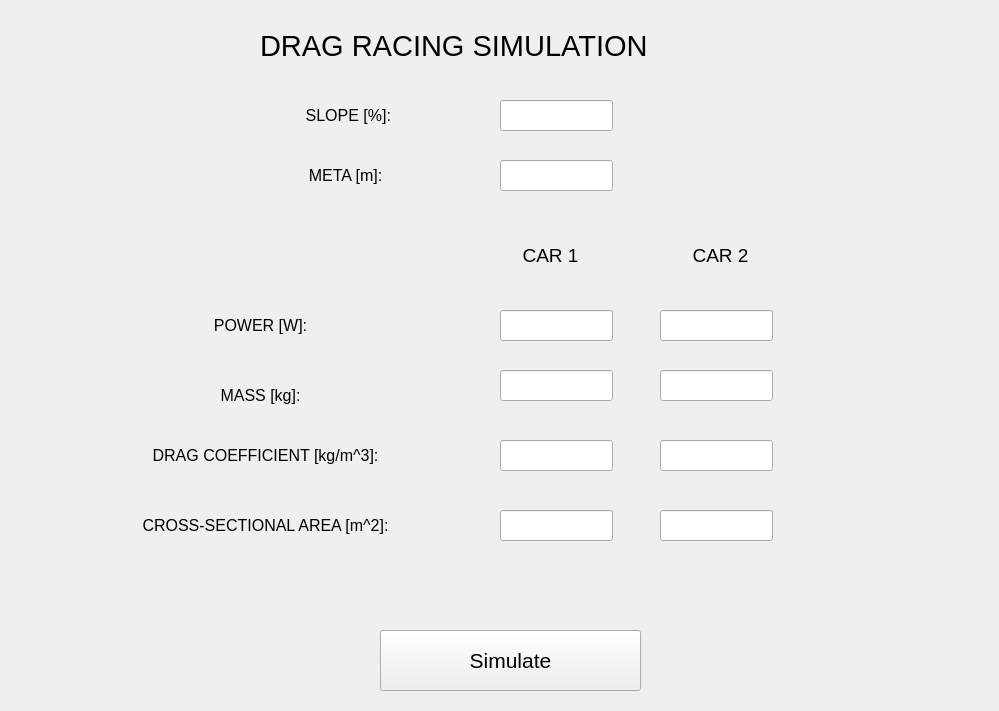
<?xml version="1.0" encoding="UTF-8"?>
<ui version="4.0">
 <class>Form</class>
 <widget class="QWidget" name="Form">
  <property name="geometry">
   <rect>
    <x>0</x>
    <y>0</y>
    <width>999</width>
    <height>711</height>
   </rect>
  </property>
  <property name="windowTitle">
   <string>Form</string>
  </property>
  <widget class="QLabel" name="label">
   <property name="geometry">
    <rect>
     <x>-6</x>
     <y>-5</y>
     <width>1011</width>
     <height>721</height>
    </rect>
   </property>
   <property name="text">
    <string/>
   </property>
   <property name="pixmap">
    <pixmap>image.jpg</pixmap>
   </property>
   <property name="scaledContents">
    <bool>true</bool>
   </property>
   <property name="wordWrap">
    <bool>false</bool>
   </property>
  </widget>
  <widget class="QPushButton" name="simulate">
   <property name="geometry">
    <rect>
     <x>380</x>
     <y>630</y>
     <width>261</width>
     <height>61</height>
    </rect>
   </property>
   <property name="font">
    <font>
     <pointsize>16</pointsize>
    </font>
   </property>
   <property name="text">
    <string>Simulate</string>
   </property>
  </widget>
  <widget class="QLabel" name="label_2">
   <property name="geometry">
    <rect>
     <x>260</x>
     <y>20</y>
     <width>491</width>
     <height>51</height>
    </rect>
   </property>
   <property name="font">
    <font>
     <pointsize>22</pointsize>
    </font>
   </property>
   <property name="text">
    <string>DRAG RACING SIMULATION</string>
   </property>
  </widget>
  <widget class="QLabel" name="label_3">
   <property name="geometry">
    <rect>
     <x>680</x>
     <y>240</y>
     <width>81</width>
     <height>31</height>
    </rect>
   </property>
   <property name="font">
    <font>
     <pointsize>14</pointsize>
    </font>
   </property>
   <property name="layoutDirection">
    <enum>Qt::LeftToRight</enum>
   </property>
   <property name="autoFillBackground">
    <bool>true</bool>
   </property>
   <property name="text">
    <string>CAR 2</string>
   </property>
   <property name="alignment">
    <set>Qt::AlignCenter</set>
   </property>
  </widget>
  <widget class="QLabel" name="label_4">
   <property name="geometry">
    <rect>
     <x>510</x>
     <y>240</y>
     <width>81</width>
     <height>31</height>
    </rect>
   </property>
   <property name="font">
    <font>
     <pointsize>14</pointsize>
    </font>
   </property>
   <property name="layoutDirection">
    <enum>Qt::LeftToRight</enum>
   </property>
   <property name="autoFillBackground">
    <bool>true</bool>
   </property>
   <property name="text">
    <string>CAR 1</string>
   </property>
   <property name="alignment">
    <set>Qt::AlignCenter</set>
   </property>
  </widget>
  <widget class="QLabel" name="label_5">
   <property name="geometry">
    <rect>
     <x>290</x>
     <y>100</y>
     <width>121</width>
     <height>31</height>
    </rect>
   </property>
   <property name="font">
    <font>
     <pointsize>12</pointsize>
    </font>
   </property>
   <property name="layoutDirection">
    <enum>Qt::LeftToRight</enum>
   </property>
   <property name="autoFillBackground">
    <bool>true</bool>
   </property>
   <property name="text">
    <string>SLOPE [%]: </string>
   </property>
   <property name="alignment">
    <set>Qt::AlignCenter</set>
   </property>
  </widget>
  <widget class="QLabel" name="label_6">
   <property name="geometry">
    <rect>
     <x>200</x>
     <y>310</y>
     <width>121</width>
     <height>31</height>
    </rect>
   </property>
   <property name="font">
    <font>
     <pointsize>12</pointsize>
    </font>
   </property>
   <property name="layoutDirection">
    <enum>Qt::LeftToRight</enum>
   </property>
   <property name="autoFillBackground">
    <bool>true</bool>
   </property>
   <property name="text">
    <string>POWER [W]:</string>
   </property>
   <property name="alignment">
    <set>Qt::AlignCenter</set>
   </property>
  </widget>
  <widget class="QLabel" name="label_7">
   <property name="geometry">
    <rect>
     <x>200</x>
     <y>380</y>
     <width>121</width>
     <height>31</height>
    </rect>
   </property>
   <property name="font">
    <font>
     <pointsize>12</pointsize>
    </font>
   </property>
   <property name="layoutDirection">
    <enum>Qt::LeftToRight</enum>
   </property>
   <property name="autoFillBackground">
    <bool>true</bool>
   </property>
   <property name="text">
    <string>MASS [kg]:</string>
   </property>
   <property name="alignment">
    <set>Qt::AlignCenter</set>
   </property>
  </widget>
  <widget class="QLabel" name="label_8">
   <property name="geometry">
    <rect>
     <x>120</x>
     <y>440</y>
     <width>291</width>
     <height>31</height>
    </rect>
   </property>
   <property name="font">
    <font>
     <pointsize>12</pointsize>
    </font>
   </property>
   <property name="layoutDirection">
    <enum>Qt::LeftToRight</enum>
   </property>
   <property name="autoFillBackground">
    <bool>true</bool>
   </property>
   <property name="text">
    <string>DRAG COEFFICIENT [kg/m^3]:</string>
   </property>
   <property name="alignment">
    <set>Qt::AlignCenter</set>
   </property>
  </widget>
  <widget class="QLabel" name="label_9">
   <property name="geometry">
    <rect>
     <x>110</x>
     <y>510</y>
     <width>311</width>
     <height>31</height>
    </rect>
   </property>
   <property name="font">
    <font>
     <pointsize>12</pointsize>
    </font>
   </property>
   <property name="layoutDirection">
    <enum>Qt::LeftToRight</enum>
   </property>
   <property name="autoFillBackground">
    <bool>true</bool>
   </property>
   <property name="text">
    <string>CROSS-SECTIONAL AREA [m^2]:</string>
   </property>
   <property name="alignment">
    <set>Qt::AlignCenter</set>
   </property>
  </widget>
  <widget class="QLineEdit" name="slope">
   <property name="geometry">
    <rect>
     <x>500</x>
     <y>100</y>
     <width>113</width>
     <height>31</height>
    </rect>
   </property>
   <property name="contextMenuPolicy">
    <enum>Qt::NoContextMenu</enum>
   </property>
   <property name="autoFillBackground">
    <bool>false</bool>
   </property>
   <property name="text">
    <string/>
   </property>
   <property name="clearButtonEnabled">
    <bool>false</bool>
   </property>
  </widget>
  <widget class="QLineEdit" name="power1">
   <property name="geometry">
    <rect>
     <x>500</x>
     <y>310</y>
     <width>113</width>
     <height>31</height>
    </rect>
   </property>
   <property name="contextMenuPolicy">
    <enum>Qt::NoContextMenu</enum>
   </property>
  </widget>
  <widget class="QLineEdit" name="mass1">
   <property name="geometry">
    <rect>
     <x>500</x>
     <y>370</y>
     <width>113</width>
     <height>31</height>
    </rect>
   </property>
   <property name="contextMenuPolicy">
    <enum>Qt::NoContextMenu</enum>
   </property>
  </widget>
  <widget class="QLineEdit" name="dragCo1">
   <property name="geometry">
    <rect>
     <x>500</x>
     <y>440</y>
     <width>113</width>
     <height>31</height>
    </rect>
   </property>
   <property name="contextMenuPolicy">
    <enum>Qt::NoContextMenu</enum>
   </property>
  </widget>
  <widget class="QLineEdit" name="area1">
   <property name="geometry">
    <rect>
     <x>500</x>
     <y>510</y>
     <width>113</width>
     <height>31</height>
    </rect>
   </property>
   <property name="contextMenuPolicy">
    <enum>Qt::NoContextMenu</enum>
   </property>
  </widget>
  <widget class="QLineEdit" name="power2">
   <property name="geometry">
    <rect>
     <x>660</x>
     <y>310</y>
     <width>113</width>
     <height>31</height>
    </rect>
   </property>
   <property name="contextMenuPolicy">
    <enum>Qt::NoContextMenu</enum>
   </property>
  </widget>
  <widget class="QLineEdit" name="area2">
   <property name="geometry">
    <rect>
     <x>660</x>
     <y>510</y>
     <width>113</width>
     <height>31</height>
    </rect>
   </property>
   <property name="contextMenuPolicy">
    <enum>Qt::NoContextMenu</enum>
   </property>
  </widget>
  <widget class="QLineEdit" name="dragCo2">
   <property name="geometry">
    <rect>
     <x>660</x>
     <y>440</y>
     <width>113</width>
     <height>31</height>
    </rect>
   </property>
   <property name="contextMenuPolicy">
    <enum>Qt::NoContextMenu</enum>
   </property>
  </widget>
  <widget class="QLineEdit" name="mass2">
   <property name="geometry">
    <rect>
     <x>660</x>
     <y>370</y>
     <width>113</width>
     <height>31</height>
    </rect>
   </property>
   <property name="contextMenuPolicy">
    <enum>Qt::NoContextMenu</enum>
   </property>
  </widget>
  <widget class="QLabel" name="label_10">
   <property name="geometry">
    <rect>
     <x>290</x>
     <y>160</y>
     <width>111</width>
     <height>31</height>
    </rect>
   </property>
   <property name="font">
    <font>
     <pointsize>12</pointsize>
    </font>
   </property>
   <property name="layoutDirection">
    <enum>Qt::LeftToRight</enum>
   </property>
   <property name="autoFillBackground">
    <bool>true</bool>
   </property>
   <property name="text">
    <string>META [m]:</string>
   </property>
   <property name="alignment">
    <set>Qt::AlignCenter</set>
   </property>
  </widget>
  <widget class="QLineEdit" name="meta">
   <property name="geometry">
    <rect>
     <x>500</x>
     <y>160</y>
     <width>113</width>
     <height>31</height>
    </rect>
   </property>
   <property name="contextMenuPolicy">
    <enum>Qt::NoContextMenu</enum>
   </property>
   <property name="autoFillBackground">
    <bool>false</bool>
   </property>
   <property name="text">
    <string/>
   </property>
   <property name="clearButtonEnabled">
    <bool>false</bool>
   </property>
  </widget>
 </widget>
 <resources/>
 <connections/>
</ui>
